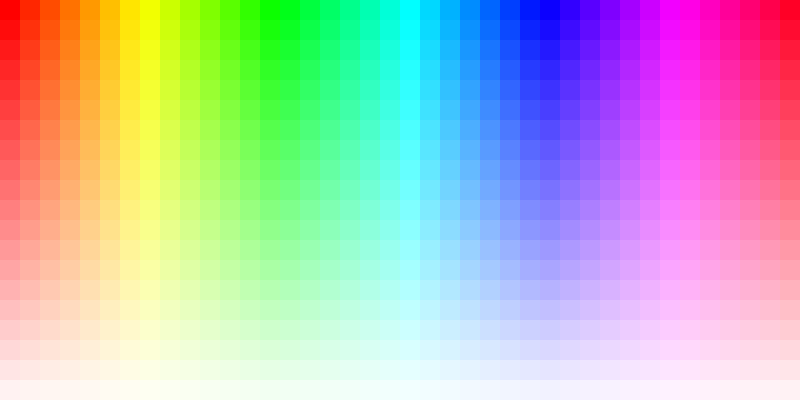
Frame 1 (no input)
Frame 60 (the mouse pressed at the canvas centre just before this capture): identical to frame 1, image omitted
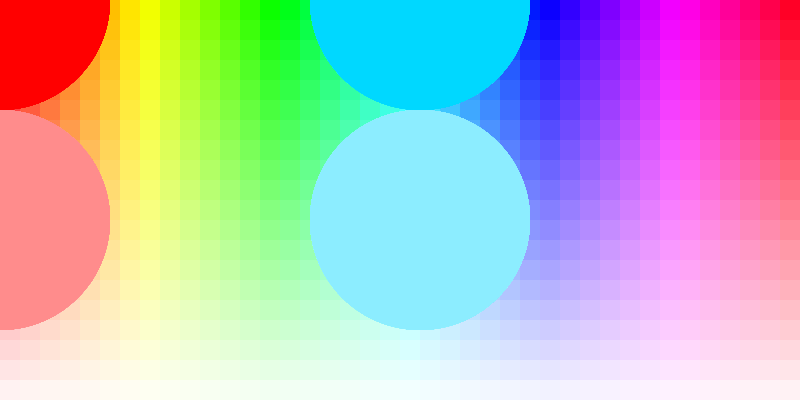
Frame 120 (the mouse held since frame 60 and released just before this capture)

The Processing sketch that drew these frames (run headless with seeded random() and noise(); from frame 60 on, the mouse is pressed at the canvas centre):

// Processing sketch: processing_176341
// ── processing_176341.pde

/*

*/
int stepX;
int stepY;

void setup(){
  size(800, 400);
  background(0);
}


void draw(){
  
   colorMode(HSB, width, height, 100);
 //  colorMode(HSB, 360, 200, 150);

  stepX = mouseX+20;
  stepY = mouseY+20;
  for (int gridY=0; gridY<height; gridY+=stepY){
    for (int gridX=0; gridX<width; gridX+=stepX){
      noStroke();
      fill(gridX, height-gridY, 100);
      if (mouseX < width/2)
          {if (mouseY < height/2)
            rect(gridX, gridY, stepX, stepY);
         else 
             rect(gridX, gridY, stepX/2, stepY/2);}
       if (mouseX >= width/2)
           {if (mouseY < height/2)
              ellipse(gridX, gridY, stepX/4, stepY/4);
          else
              ellipse(gridX, gridY, stepY, stepY);}
       }
  }
}
